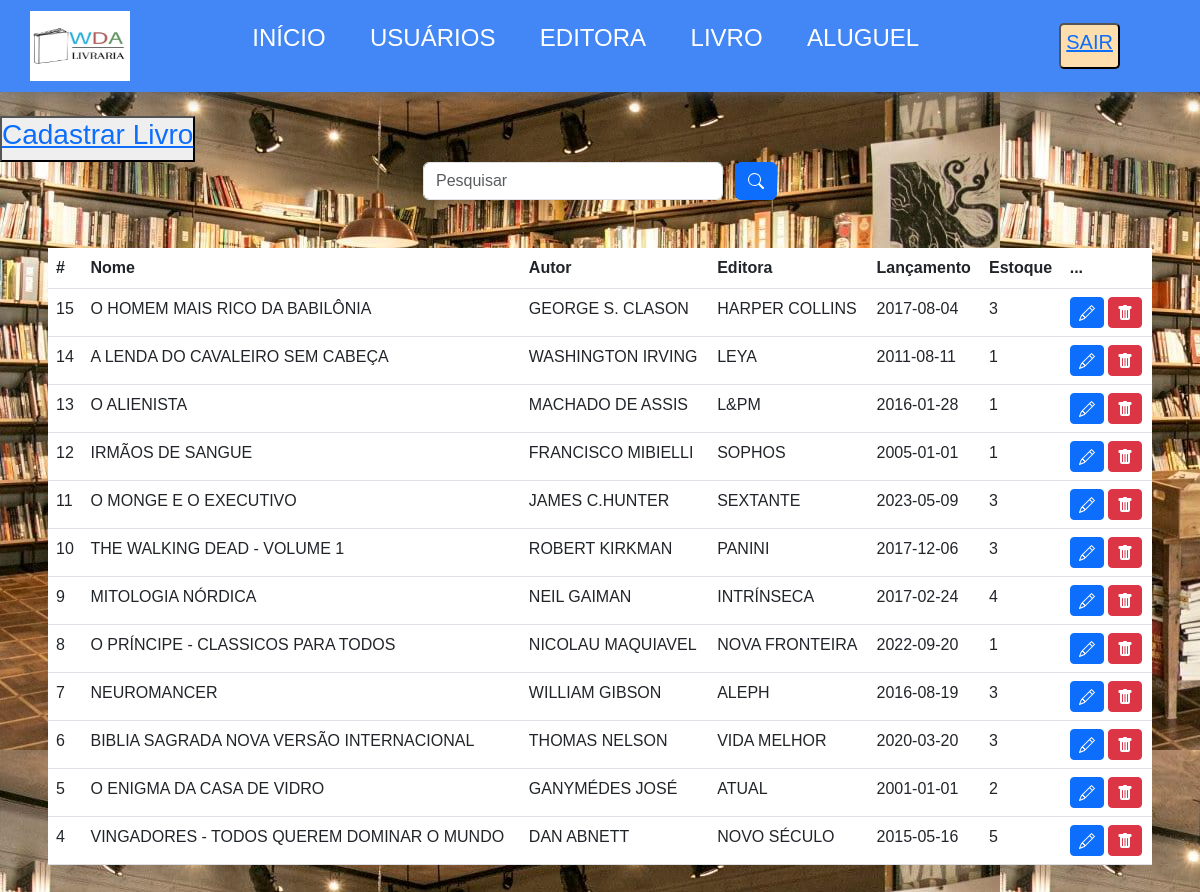
Page /livro.php on the committed database.
### tables this page shows
CREATE TABLE `livro` (
  `id` int(11) NOT NULL,
  `nome` varchar(45) NOT NULL,
  `autor` varchar(45) NOT NULL,
  `editora` varchar(45) NOT NULL,
  `data_lanc` date NOT NULL,
  `estoque` int(11) NOT NULL
);

### livro.php (the view, shortened to what this page needs)
<?php
include_once("config.php");
$sql = "SELECT * FROM livro ORDER BY id DESC";
if(!empty($_GET['search']))
    {
        $data = $_GET['search'];
        $sql = "SELECT * FROM livro WHERE id LIKE '%$data%' or nome LIKE '%$data%' or autor LIKE '%$data%' or editora LIKE '%$data%' or
        data_lanc LIKE '%$data%' ORDER BY id DESC";
    }
    else
    {
        $sql = "SELECT * FROM livro ORDER BY id DESC";
    }
$result = $conexao->query($sql);
?>
<!DOCTYPE html>
<html>
    <head>
        <link rel="stylesheet" href="style.css">
        <link href="https://cdn.jsdelivr.net/npm/bootstrap@5.3.0-alpha3/dist/css/bootstrap.min.css" rel="stylesheet"
>
    </head>
    <body class="fundo">
        <header>
            <div class="container-logo">
                <div class="logo-imagem">
                    <img src="WDA.png" alt="image" height="70" width="100">
                </div>
            </div>
            <div class="menu">
                <ul>
                    <li><a href="index.php">INÍCIO</a></li>
                    <li><a href="usuarios.php">USUÁRIOS</a></li>
                    <li><a href="editora.php">EDITORA</a></li>
                    <li><a href="livro.php">LIVRO</a></li>
                    <li><a href="aluguel.php">ALUGUEL</a></li>
                </ul>
            </div>
            <button class="saida"><a href="sair.php"><h5>SAIR</h5></a></button>
        </header>
        <br>
        <button><a href="form_livro.php"><h3> Cadastrar Livro</h3></a></button>
        <div class ="box-search">
            <input type="search" class="form-control w-25" placeholder="Pesquisar" id="pesquisar">
            <button onclick="searchData()" class="btn btn-primary">
            </button>
        </div>
        <div class="m-5">
            <table class="table text-white table-bd">
                <thead>
                    <tr>
                        <th scope="col">#</th>
                        <th scope="col">Nome </th>
                        <th scope="col">Autor</th>
                        <th scope="col">Editora</th>
                        <th scope="col">Lançamento</th>
                        <th scope="col">Estoque</th>
                        <th scope="col">...</th>
                    </tr>
                </thead>
                    <tbody>
                        <?php
                            while($user_data = mysqli_fetch_assoc($result))
                            {
                                echo "<tr>";
                                echo "<td>".$user_data['id']."</td>";
                                echo "<td>".$user_data['nome']."</td>";
                                echo "<td>".$user_data['autor']."</td>";
                                echo "<td>".$user_data['editora']."</td>";
                                echo "<td>".$user_data['data_lanc']."</td>";
                                echo "<td>".$user_data['estoque']."</td>";
                                echo "<td>
                                    <a class='btn btn-sm btn-primary' href='edit_livro.php?id=$user_data[id]'>
                                    <svg xmlns='http://www.w3.org/2000/svg' width='16' height='16' fill='currentColor' class='bi bi-pencil' viewBox='0 0 16 16'>
                                    <path d='M12.146.146a.5.5 0 0 1 .708 0l3 3a.5.5 0 0 1 0 .708l-10 10a.5.5 0 0 1-.168.11l-5 2a.5.5 0 0 1-.65-.65l2-5a.5.5 0 0 1 .11-.168l10-10zM11.207 2.5 13.5 4.793 14.793 3.5 12.5 1.207 11.207 2.5zm1.586 3L10.5 3.207 4 9.707V10h.5a.5.5 0 0 1 .5.5v.5h.5a.5.5 0 0 1 .5.5v.5h.293l6.5-6.5zm-9.761 5.175-.106.106-1.528 3.821 3.821-1.528.106-.106A.5.5 0 0 1 5 12.5V12h-.5a.5.5 0 0 1-.5-.5V11h-.5a.5.5 0 0 1-.468-.325z'/>
                                    </svg>
                                    </a>
                                    <a class='btn btn-sm btn-danger' href='delete_livro.php?id=$user_data[id]'>
                                    <svg xmlns='http://www.w3.org/2000/svg' width='16' height='16' fill='currentColor' class='bi bi-trash-fill' viewBox='0 0 16 16'>
                                    <path d='M2.5 1a1 1 0 0 0-1 1v1a1 1 0 0 0 1 1H3v9a2 2 0 0 0 2 2h6a2 2 0 0 0 2-2V4h.5a1 1 0 0 0 1-1V2a1 1 0 0 0-1-1H10a1 1 0 0 0-1-1H7a1 1 0 0 0-1 1H2.5zm3 4a.5.5 0 0 1 .5.5v7a.5.5 0 0 1-1 0v-7a.5.5 0 0 1 .5-.5zM8 5a.5.5 0 0 1 .5.5v7a.5.5 0 0 1-1 0v-7A.5.5 0 0 1 8 5zm3 .5v7a.5.5 0 0 1-1 0v-7a.5.5 0 0 1 1 0z'/>
                                    </svg>
                                    </a>
                                </td>";
                                echo "</tr>";
                            }
                        ?>
                    </tbody>
            </table>
        </div>
    </body>
</html>

### style.css (style rules this page uses)
* { padding: 0; margin: 0; box-sizing: border-box; }
header { width: 100%; background-color: #4287f5; display: flex; justify-content: space-around; align-items: center; padding: 20px; box-shadow: 0px 0px 1em #666; margin: 0px; }
.container-logo { justify-content: space-around; display: flex; align-items: center; }
.logo-imagem { padding-bottom: 0px; position: absolute; }
.menu li { display: inline-block; margin: 0 10px; }
.menu li a { font-size: 24px; text-decoration: none; color: white; text-transform: uppercase; padding: 10px; border-radius: 10px; }
.saida { background: #FFDEAD; color: #4F4F4F; padding: 5px; border-radius: 5px; cursor: pointer; text-transform: uppercase; }
.fundo { font-family: Arial, Helvetica, sans-serif; background-image: url("livraria.jpg"); }
.table-bd { background-color: rgba(0,0,0,1); border-radius: 15px 15px 0 0; }
.box-search { display: flex; justify-content: center; gap: 1%; }

### rows in the picture
livro: id "15", nome "O HOMEM MAIS RICO DA BABILÔNIA", autor "GEORGE S. CLASON", editora "HARPER COLLINS", data_lanc "2017-08-04", estoque "3"
livro: id "14", nome "A LENDA DO CAVALEIRO SEM CABEÇA", autor "WASHINGTON IRVING", editora "LEYA", data_lanc "2011-08-11", estoque "1"
livro: id "13", nome "O ALIENISTA", autor "MACHADO DE ASSIS", editora "L&PM", data_lanc "2016-01-28", estoque "1"
livro: id "12", nome "IRMÃOS DE SANGUE", autor "FRANCISCO MIBIELLI", editora "SOPHOS", data_lanc "2005-01-01", estoque "1"
livro: id "11", nome "O MONGE E O EXECUTIVO", autor "JAMES C.HUNTER", editora "SEXTANTE", data_lanc "2023-05-09", estoque "3"
livro: id "10", nome "THE WALKING DEAD - VOLUME 1", autor "ROBERT KIRKMAN", editora "PANINI", data_lanc "2017-12-06", estoque "3"
livro: id "9", nome "MITOLOGIA NÓRDICA", autor "NEIL GAIMAN", editora "INTRÍNSECA", data_lanc "2017-02-24", estoque "4"
livro: id "8", nome "O PRÍNCIPE - CLASSICOS PARA TODOS", autor "NICOLAU MAQUIAVEL", editora "NOVA FRONTEIRA", data_lanc "2022-09-20", estoque "1"
livro: id "7", nome "NEUROMANCER", autor "WILLIAM GIBSON", editora "ALEPH", data_lanc "2016-08-19", estoque "3"
livro: id "6", nome "BIBLIA SAGRADA NOVA VERSÃO INTERNACIONAL", autor "THOMAS NELSON", editora "VIDA MELHOR", data_lanc "2020-03-20", estoque "3"
livro: id "5", nome "O ENIGMA DA CASA DE VIDRO", autor "GANYMÉDES JOSÉ", editora "ATUAL", data_lanc "2001-01-01", estoque "2"
livro: id "4", nome "VINGADORES - TODOS QUEREM DOMINAR O MUNDO", autor "DAN ABNETT", editora "NOVO SÉCULO", data_lanc "2015-05-16", estoque "5"
